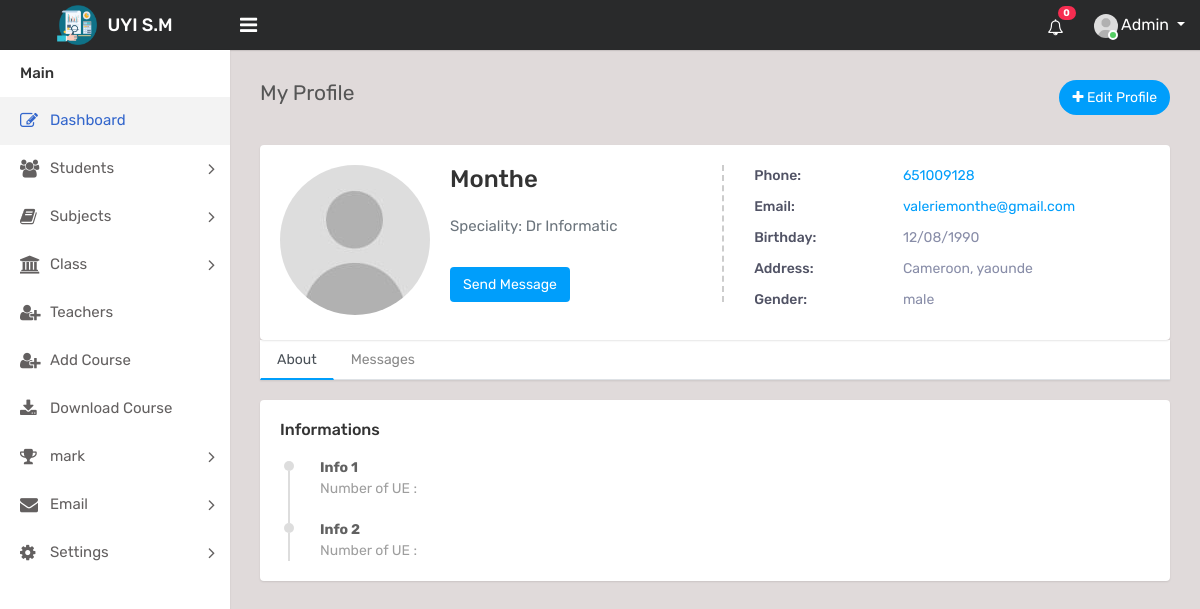
Screenshot of /teacher.php?source=profil_teacher&id=1 with the database file from the repository.
### tables this page shows
CREATE TABLE `teachers` (
  `teacher_id` int(3) NOT NULL,
  `teacher_name` varchar(255) NOT NULL,
  `teacher_birthday` varchar(255) NOT NULL,
  `teacher_gender` varchar(255) NOT NULL,
  `teacher_city` varchar(255) NOT NULL,
  `teacher_email` varchar(255) NOT NULL,
  `teacher_phone` varchar(255) NOT NULL,
  `teacher_speciality` varchar(255) NOT NULL,
  `teacher_password` varchar(255) NOT NULL
);

### config/database_class.php (called while the page is built, shortened)
<?php
class database{
	var $host="localhost";
	var $user="root";
	var $pass="";
	var $db="school_manage";
	public function connection()
	{
	$connect=mysqli_connect($this->host,$this->user,$this->pass,$this->db);
	return $connect;
	}
    public function query($sql){
        $result = mysqli_query($this->connection(), $sql);
     return $result;
    }
}
$database = new database();
?>

### config/teacher_class.php (called while the page is built, shortened)
<?php
 class teacher {
     public static function find_teacher_by_id($id_teacher){
        $result_set = self::find_this_query("SELECT * FROM teachers WHERE teacher_id = $id_teacher");
        $teacher_found = mysqli_fetch_array($result_set);
        return $teacher_found;
    }
    public static function find_this_query($sql){
        global $database;
        $result_set = $database->query($sql);
        return $result_set;
    }
 }
?>

### includes/profil_teacher.php (the view, shortened to what this page needs)
<?php
$teacher_info = teacher::find_teacher_by_id($get_the_id);
?>
<div class="content">
                <div class="row">
                    <div class="col-sm-7 col-6">
                        <h4 class="page-title">My Profile</h4>
                    </div>
                    <div class="col-sm-5 col-6 text-right m-b-30">
                        <a href="actions.php?action=edit_teacher" class="btn btn-primary btn-rounded"><i class="fa fa-plus"></i> Edit Profile</a>
                    </div>
                </div>
                <div class="card-box profile-header">
                    <div class="row">
                        <div class="col-md-12">
                            <div class="profile-view">
                                <div class="profile-img-wrap">
                                    <div class="profile-img">
                                        <a href="#"><img class="avatar" src="assets/img/user.jpg" alt=""></a>
                                    </div>
                                </div>
                                <div class="profile-basic">
                                    <div class="row">
                                        <div class="col-md-5">
                                            <div class="profile-info-left">
                                                <h3 class="user-name m-t-0 mb-0"><?php echo $teacher_info['teacher_name'];?></h3><br>
                                                <div class="text-muted"><p>Speciality: <span><?php echo $teacher_info['teacher_speciality'];?></span> </p></div>
                                                <div class="staff-msg"><a href="chat.php?source=tch_mail&id=<?php echo $teacher_info['teacher_id']?>" class="btn btn-primary">Send Message</a></div>
                                            </div>
                                        </div>
                                        <div class="col-md-7">
                                            <ul class="personal-info">
                                                <li>
                                                    <span class="title">Phone:</span>
                                                    <span class="text"><a href="#"><?php echo $teacher_info['teacher_phone'];?></a></span>
                                                </li>
                                                <li>
                                                    <span class="title">Email:</span>
                                                    <span class="text"><a href="#"><?php echo $teacher_info['teacher_email'];?></a></span>
                                                </li>
                                                <li>
                                                    <span class="title">Birthday:</span>
                                                    <span class="text"><?php echo $teacher_info['teacher_birthday'];?></span>
                                                </li>
                                                <li>
                                                    <span class="title">Address:</span>
                                                    <span class="text"><?php echo $teacher_info['teacher_city'];?></span>
                                                </li>
                                                <li>
                                                    <span class="title">Gender:</span>
                                                    <span class="text"><?php echo $teacher_info['teacher_gender'];?></span>
                                                </li>
                                            </ul>
                                        </div>
                                    </div>
                                </div>
                            </div>
                        </div>
                    </div>
                </div>
				<div class="profile-tabs">
					<ul class="nav nav-tabs nav-tabs-bottom">
						<li class="nav-item"><a class="nav-link active" href="#about-cont" data-toggle="tab">About</a></li>
						<li class="nav-item"><a class="nav-link" href="#bottom-tab3" data-toggle="tab">Messages</a></li>
					</ul>
					<div class="tab-content">
						<div class="tab-pane show active" id="about-cont">
                <div class="row">
                    <div class="col-md-12">
                        <div class="card-box">
                            <h3 class="card-title"> Informations</h3>
                            <div class="experience-box">
                                <ul class="experience-list">
                                    <li>
                                        <div class="experience-user">
                                            <div class="before-circle"></div>
                                        </div>
                                        <div class="experience-content">
                                            <div class="timeline-content">
                                                <a href="#/" class="name">Info 1</a>
                                                <div>Number of UE : <span></span> </div>
                                            </div>
                                        </div>
                                    </li>
                                    <li>
                                        <div class="experience-user">
                                            <div class="before-circle"></div>
                                        </div>
                                        <div class="experience-content">
                                            <div class="timeline-content">
                                                <a href="#/" class="name">Info 2</a>
                                                <div>Number of UE : <span></span> </div>
                                            </div>
                                        </div>
                                    </li>
                                </ul>
                            </div>
                        </div>
                    </div>
                </div>
						</div>
					</div>
				</div>
            </div>

### rows the page displays
teachers: teacher_name "Monthe", teacher_speciality "Dr Informatic", teacher_phone "651009128", teacher_email "valeriemonthe@gmail.com", teacher_birthday "12/08/1990", teacher_city "Cameroon, yaounde", teacher_gender "male"
